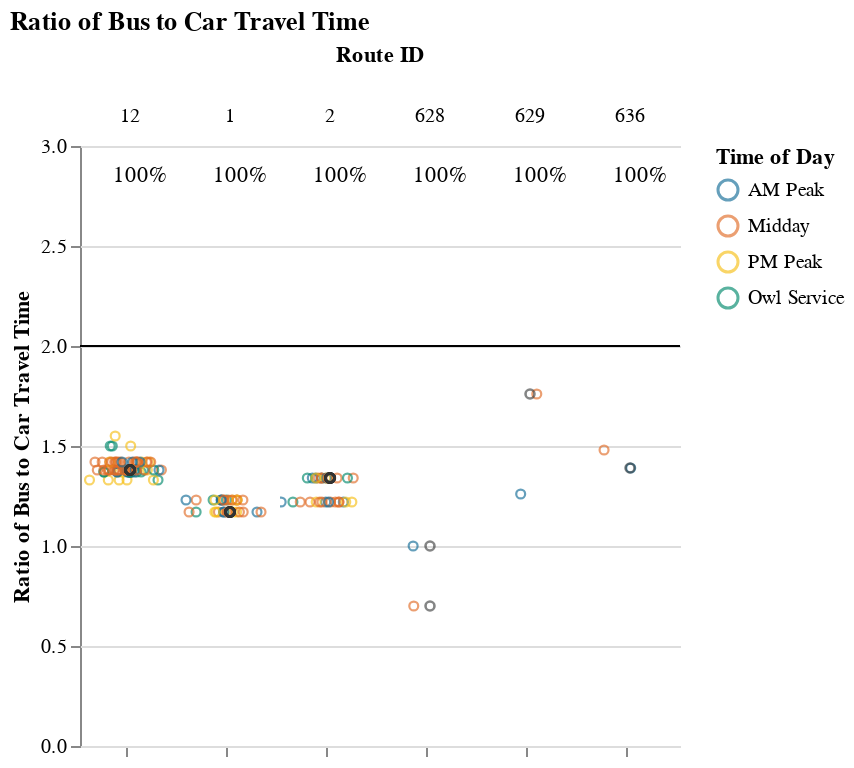
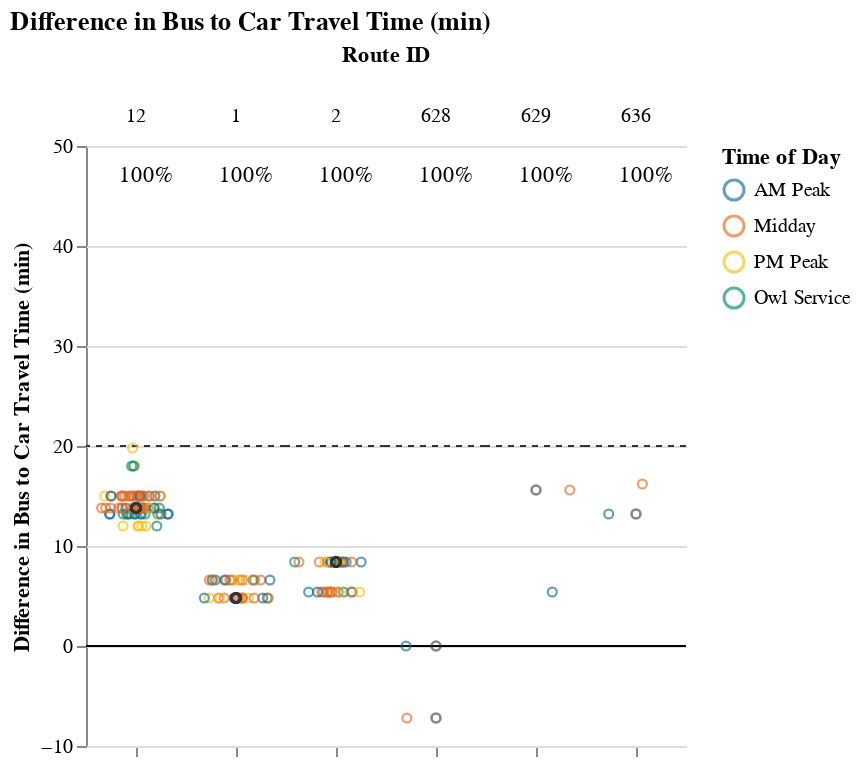

The notebook cell saved with these charts, in order:
### Markdown cell above
## Viable Competitive Routes
### Short Routes (< 1 hr)

### Code cell
route_group = "short"
try:
    display_charts_for_route_group(df, route_group)
except:
    print(no_display_statement)

### Figure 1 — Vega-Lite specification as saved in the notebook (floating-point values rounded to 4 significant figures; data arrays with more than 128 entries replaced by an {"elided": "..."} marker saying what was removed)
{"config": {"view": {"continuousWidth": 400, "continuousHeight": 300, "stroke": null}, "facet": {"spacing": 0}}, "data": {"name": "data-fee00037504052c7b3cec8f6351c02f2"}, "facet": {"column": {"field": "route_id2", "sort": ["12", "1", "2", "628", "629", "636"], "title": "Route ID", "type": "nominal"}}, "spec": {"layer": [{"mark": "rule", "encoding": {"color": {"value": "black"}, "y": {"field": "cutoff", "type": "quantitative"}}, "selection": {"selector001": {"type": "interval", "bind": "scales", "encodings": ["x", "y"]}}}, {"mark": {"type": "point", "opacity": 0.65, "size": 20, "strokeWidth": 1.1}, "encoding": {"color": {"field": "time_of_day", "scale": {"range": ["#136C97", "#E16B26", "#F6BF16", "#00896B", "#7790A3", "#5B559C"]}, "sort": ["AM Peak", "Midday", "PM Peak", "Owl Service"], "title": "Time of Day", "type": "nominal"}, "tooltip": [{"field": "route_id2", "title": "route_id", "type": "nominal"}, {"field": "route_name", "type": "nominal"}, {"field": "trip_id", "type": "nominal"}, {"field": "service_hours", "type": "quantitative"}, {"field": "car_duration_hours", "type": "quantitative"}, {"field": "bus_multiplier", "type": "quantitative"}, {"field": "bus_difference", "type": "quantitative"}, {"field": "num_trips", "type": "quantitative"}, {"field": "num_competitive", "type": "quantitative"}, {"field": "pct_trips_competitive", "type": "quantitative"}, {"field": "pct_below_cutoff", "type": "quantitative"}, {"field": "p25", "type": "quantitative"}, {"field": "p50", "type": "quantitative"}, {"field": "p75", "type": "quantitative"}], "x": {"axis": {"grid": false, "labels": false, "ticks": true, "values": [0]}, "field": "jitter", "scale": {}, "title": null, "type": "quantitative"}, "y": {"field": "bus_multiplier", "scale": {"domain": [0, 3.0]}, "title": "Ratio of Bus to Car Travel Time", "type": "quantitative"}}, "transform": [{"calculate": "sqrt(-2*log(random()))*cos(2*PI*random())", "as": "jitter"}], "width": 50}, {"layer": [{"mark": {"type": "point", "opacity": 0.6, "size": 20, "strokeWidth": 1.3}, "encoding": {"color": {"value": "#323434"}, "y": {"field": "bus_multiplier", "type": "quantitative"}}, "transform": [{"filter": "(datum.p50_trip === 1)"}]}, {"mark": {"type": "text", "align": "center", "baseline": "middle"}, "encoding": {"color": {"value": "black"}, "text": {"field": "pct_trips_competitive", "format": ".0%", "type": "quantitative"}, "tooltip": [{"field": "route_id2", "title": "route_id", "type": "nominal"}, {"field": "route_name", "type": "nominal"}, {"field": "trip_id", "type": "nominal"}, {"field": "service_hours", "type": "quantitative"}, {"field": "car_duration_hours", "type": "quantitative"}, {"field": "bus_multiplier", "type": "quantitative"}, {"field": "bus_difference", "type": "quantitative"}, {"field": "num_trips", "type": "quantitative"}, {"field": "num_competitive", "type": "quantitative"}, {"field": "pct_trips_competitive", "type": "quantitative"}, {"field": "pct_below_cutoff", "type": "quantitative"}, {"field": "p25", "type": "quantitative"}, {"field": "p50", "type": "quantitative"}, {"field": "p75", "type": "quantitative"}], "x": {"value": 30}, "y": {"value": 15}}, "transform": [{"calculate": "sqrt(-2*log(random()))*cos(2*PI*random())", "as": "jitter"}, {"filter": "(datum.fastest_trip === 1)"}]}]}]}, "resolve": {"scale": {"y": "shared"}}, "title": "Ratio of Bus to Car Travel Time", "$schema": "https://vega.github.io/schema/vega-lite/v4.17.0.json", "datasets": {"data-fee00037504052c7b3cec8f6351c02f2": {"elided": "147 records"}}}

### Figure 2 — Vega-Lite specification as saved in the notebook (floating-point values rounded to 4 significant figures; data arrays with more than 128 entries replaced by an {"elided": "..."} marker saying what was removed)
{"config": {"view": {"continuousWidth": 400, "continuousHeight": 300, "stroke": null}, "facet": {"spacing": 0}}, "data": {"name": "data-5b6fd41ea89a4c98020ecea6b8bde649"}, "facet": {"column": {"field": "route_id2", "sort": ["12", "1", "2", "628", "629", "636"], "title": "Route ID", "type": "nominal"}}, "spec": {"layer": [{"mark": "rule", "encoding": {"color": {"value": "black"}, "y": {"field": "cutoff", "type": "quantitative"}}, "selection": {"selector002": {"type": "interval", "bind": "scales", "encodings": ["x", "y"]}}}, {"mark": {"type": "rule", "strokeDash": [3, 3]}, "encoding": {"color": {"value": "#323434"}, "y": {"field": "cutoff2", "type": "quantitative"}}}, {"mark": {"type": "point", "opacity": 0.65, "size": 20, "strokeWidth": 1.1}, "encoding": {"color": {"field": "time_of_day", "scale": {"range": ["#136C97", "#E16B26", "#F6BF16", "#00896B", "#7790A3", "#5B559C"]}, "sort": ["AM Peak", "Midday", "PM Peak", "Owl Service"], "title": "Time of Day", "type": "nominal"}, "tooltip": [{"field": "route_id2", "title": "route_id", "type": "nominal"}, {"field": "route_name", "type": "nominal"}, {"field": "trip_id", "type": "nominal"}, {"field": "service_hours", "type": "quantitative"}, {"field": "car_duration_hours", "type": "quantitative"}, {"field": "bus_multiplier", "type": "quantitative"}, {"field": "bus_difference", "type": "quantitative"}, {"field": "num_trips", "type": "quantitative"}, {"field": "num_competitive", "type": "quantitative"}, {"field": "pct_trips_competitive", "type": "quantitative"}, {"field": "pct_below_cutoff", "type": "quantitative"}, {"field": "p25", "type": "quantitative"}, {"field": "p50", "type": "quantitative"}, {"field": "p75", "type": "quantitative"}], "x": {"axis": {"grid": false, "labels": false, "ticks": true, "values": [0]}, "field": "jitter", "scale": {}, "title": null, "type": "quantitative"}, "y": {"field": "bus_difference", "scale": {"domain": [-7.2, 46.8]}, "title": "Difference in Bus to Car Travel Time (min)", "type": "quantitative"}}, "transform": [{"calculate": "sqrt(-2*log(random()))*cos(2*PI*random())", "as": "jitter"}], "width": 50}, {"layer": [{"mark": {"type": "point", "opacity": 0.6, "size": 20, "strokeWidth": 1.3}, "encoding": {"color": {"value": "#323434"}, "y": {"field": "bus_difference", "type": "quantitative"}}, "transform": [{"filter": "(datum.p50_trip === 1)"}]}, {"mark": {"type": "text", "align": "center", "baseline": "middle"}, "encoding": {"color": {"value": "black"}, "text": {"field": "pct_trips_competitive", "format": ".0%", "type": "quantitative"}, "tooltip": [{"field": "route_id2", "title": "route_id", "type": "nominal"}, {"field": "route_name", "type": "nominal"}, {"field": "trip_id", "type": "nominal"}, {"field": "service_hours", "type": "quantitative"}, {"field": "car_duration_hours", "type": "quantitative"}, {"field": "bus_multiplier", "type": "quantitative"}, {"field": "bus_difference", "type": "quantitative"}, {"field": "num_trips", "type": "quantitative"}, {"field": "num_competitive", "type": "quantitative"}, {"field": "pct_trips_competitive", "type": "quantitative"}, {"field": "pct_below_cutoff", "type": "quantitative"}, {"field": "p25", "type": "quantitative"}, {"field": "p50", "type": "quantitative"}, {"field": "p75", "type": "quantitative"}], "x": {"value": 30}, "y": {"value": 15}}, "transform": [{"calculate": "sqrt(-2*log(random()))*cos(2*PI*random())", "as": "jitter"}, {"filter": "(datum.fastest_trip === 1)"}]}]}]}, "resolve": {"scale": {"y": "shared"}}, "title": "Difference in Bus to Car Travel Time (min)", "$schema": "https://vega.github.io/schema/vega-lite/v4.17.0.json", "datasets": {"data-5b6fd41ea89a4c98020ecea6b8bde649": {"elided": "147 records"}}}
